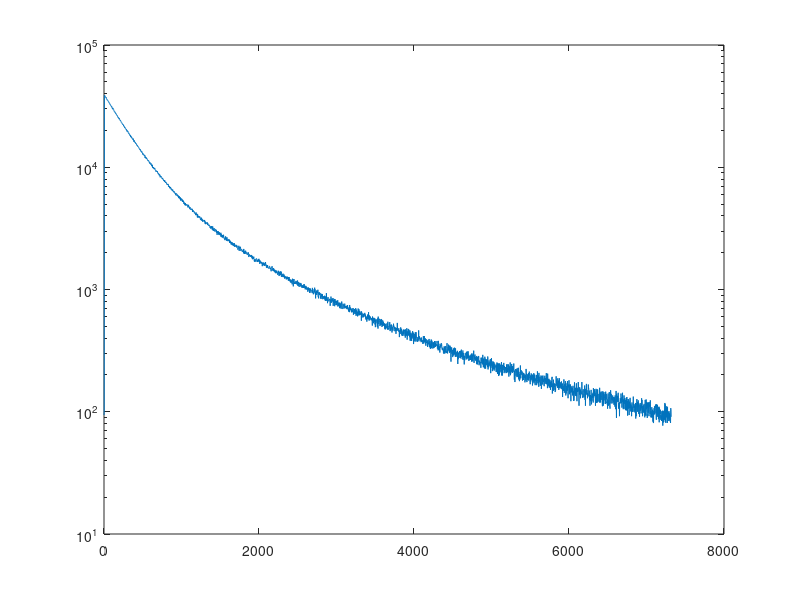

Write the MATLAB code that produced this figure. (Note: this script raises an error after producing the figure.)
%%%%%%%%%%%%%%%%%%%%%%%%%%%%%%%%%%%%%%%%%%%%%%%%%
% Example of the usage of the class Fit for a 3-exponential decay fit.
%
%
%
%%%%%%%%%%%%%%%%%%%%%%%%%%%%%%%%%%%%%%%%%%%%%%%%

%% Generate triexponential decay
time = linspace(0, 2.44*3000, 3001);
decay_par = [30000, 350, 8000, 1000, 1000, 3000, 0];

decay = decay_par(1)*exp(-time/decay_par(2)) +...
    decay_par(3)*exp(-time/decay_par(4)) + decay_par(5)*exp(-time/decay_par(6));

decay = poissrnd(circshift(decay, [0, 2]));  % Poissonian noise on the data points

h = figure();
semilogy(time, decay);  % Plot of the data

%% Fit

xData = time(5:end);  % Start the fitting after the rising edge
yData = decay(5:end);

model = @(x, par) par(1)*exp(-x/par(2)) + par(3)*exp(-x/par(4)) + ...
    par(5)*exp(-x/par(6)) + par(7);  % Fitting model

fit = Fit();               % Istantiate the class
fit.setData(xData, yData);     % Set the experimental data
fit.setWeights(1./yData)       % Set the weights
fit.setModel(model, 7);        % Set the fitting model
fit.setStart([50000, 400, 5000, 1000, 1000, 2000, 0]);  % Start point for the fit
fit.setLb([0, 200, 3000, 500, 500, 1500, 0]);           % Lower bounds
fit.setUb([1e6, 500, 10000, 1500, 5000, 5000, 1e2]);    % Upper bounds

fit.fit();  % Perform the fit

fitParams = fit.getFittedParameters();  % Get the fitted parameters
chi2 = fit.getChiSquare()/numel(time);  %  and calculate the reduced chi square
% Notice that the fitted decay amplitudes are 

disp('-----------------')
disp(['Parameters: ', num2str(fitParams)]);
disp(['Reduced chi square: ', num2str(chi2)]);

yFit = fit.fitEval(xData);  % Fit evaluation
figure(h)
hold all
plot(xData, yFit)           % Superimpose the fitted curve on the exp. data
hold off